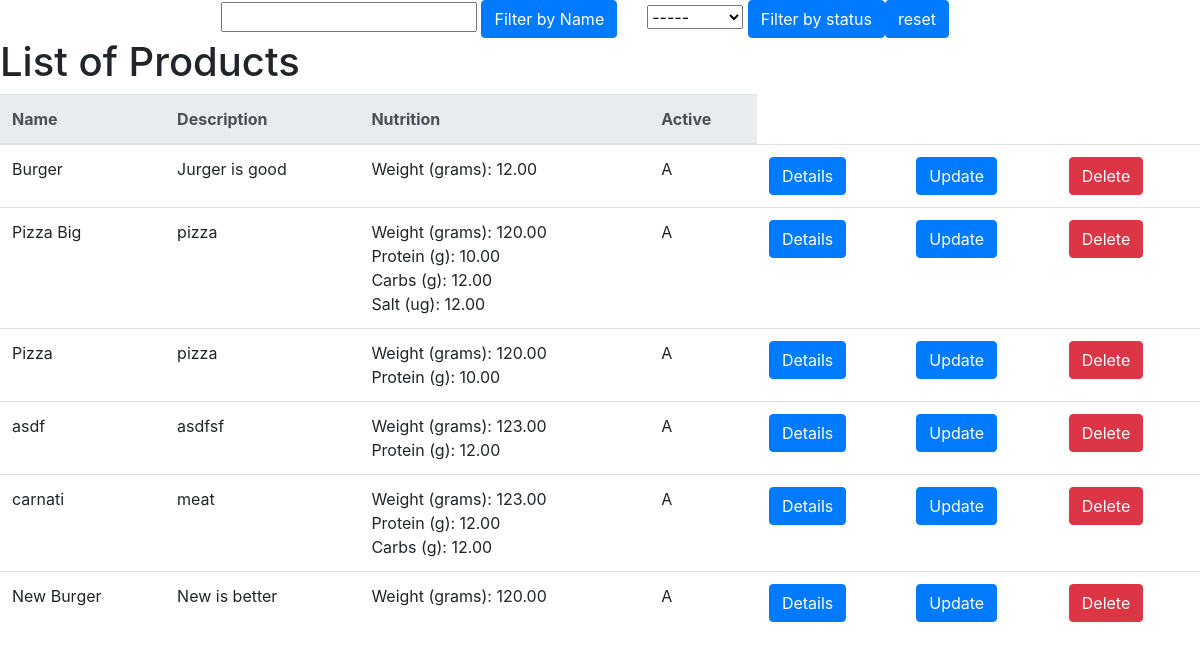
Screenshot of /products-list/ (signed in) with the database file from the repository.
### foodCMS/models.py (models this page shows, shortened)
class Products(models.Model):
    PROD_STATUS = (
        ('A','ACTIVE'),
        ('INA','INACTIVE'),
    )
    name = models.CharField(max_length=200,verbose_name="Name")
    description = models.CharField(max_length=1000, verbose_name="Description")
    status = models.CharField(max_length=3,choices=PROD_STATUS,verbose_name="Active")

class NutriDirectory(models.Model):
    prod_id = models.ForeignKey(Products, on_delete=models.CASCADE)
    nutri_info_id = models.ForeignKey(NutritionInfo, on_delete=models.CASCADE)
    value = models.FloatField(verbose_name="Value")
    class Meta:
        unique_together = ('prod_id', 'nutri_info_id',)
    def __str__(self):
        return "{} ({}): {:.2f}".format(self.nutri_info_id.name,
                                        self.nutri_info_id.unit,
                                        self.value)

class NutritionInfo(models.Model):
    name = models.CharField(max_length=50,verbose_name="Name")
    unit = models.CharField(max_length=50,verbose_name="Unit")

### foodCMS/views.py (the view)
# urls.py: path('products-list/', views.ProductsListView.as_view(),
@method_decorator(login_required, name="dispatch")
class ProductsListView(ListView):
    model = Products
    template_name = 'foodCMS/products/prodcutslist.html'
    def get_queryset(self):
        status_filter = self.request.GET.get('status', 'none')
        name_filter = self.request.GET.get('name','none')
        if status_filter != 'none':
            context = Products.objects.filter(status=status_filter)
        elif name_filter != 'none':
            context = Products.objects.filter(name__icontains=name_filter)
        else:
            context = Products.objects.all()
        return context
    def get_context_data(self, **kwargs):
        kwargs = super(ProductsListView, self).get_context_data(**kwargs)
        nutri_directory = NutriDirectory.objects.all()
        kwargs.update({
            'nutri_directory': nutri_directory
        })
        return kwargs

### foodCMS/templates/foodCMS/products/prodcutslist.html (shortened to what this page needs)
{% extends "../base.html" %}
{% block maincontent %}
<nav class="nav justify-content-center">
    <ul class="nav">
        <li class="nav-item" style="margin-right:30px">
            <form method="get"/>
                <input type="text" name='name'></input>
                <input type="submit" value="Filter by Name" class="btn btn-primary"></input>
        </li>
        <li class="nav-item">
            <form method="get"/>
                <select name="status" id="statusSelect">
                    <option value="none">-----</option>
                </select>
                <input type="submit" value="Filter by status" class="btn btn-primary"></input>
        </li>
        <li class="nav-item" style="margin-right:30px">
            <form method="get"/>
                <input type="submit" value="reset" name="submit" class="btn btn-primary"></input>
        </li>
    </ul>
</nav>
<h1>List of Products</h1>
<table class="table">
    <tr>
        <thead class="thead-light">
            <tr>
                <th scope="col">Name</th>
                <th scope="col">Description</th>
                <th scope="col">Nutrition</th>
                <th scope="col">Active</th>
            </tr>
        </thead>
        <tbody>
                {% for product in object_list %}
                <tr>
                    <td>{{product.name}}</td>
                    <td>{{product.description}}</td>
                    <td>
                        {% for info in nutri_directory %}
                                {% if info.prod_id == product %}
                                    {{info}}<br>
                                {% endif %}
                        {% endfor %}
                    </td>
                    <td>{{product.status}}</td>
                    <td><a class="btn btn-primary" href="{% url 'products-details' product.id  %}">
                            Details
                        </a>
                    </td>
                    <td><a class="btn btn-primary" href="{% url 'products-update' product.id  %}">
                            Update
                        </a>
                    </td>
                    <td><a class="btn btn-danger" href="{% url 'products-delete' product.id  %}">
                            Delete
                        </a>
                    </td>
                </tr>
                {% endfor %}
        </tbody>
</table>
{% endblock %}

### rows the page displays
Products: name "Burger", description "Jurger is good", status "A"
NutriDirectory: nutri_info_id+value "Weight (grams): 12.00"
Products: name "Pizza Big", description "pizza", status "A"
NutriDirectory: nutri_info_id+value "Weight (grams): 120.00"
NutriDirectory: nutri_info_id+value "Protein (g): 10.00"
NutriDirectory: nutri_info_id+value "Carbs (g): 12.00"
NutriDirectory: nutri_info_id+value "Salt (ug): 12.00"
Products: name "Pizza", description "pizza", status "A"
NutriDirectory: nutri_info_id+value "Weight (grams): 120.00"
NutriDirectory: nutri_info_id+value "Protein (g): 10.00"
Products: name "asdf", description "asdfsf", status "A"
NutriDirectory: nutri_info_id+value "Weight (grams): 123.00"
NutriDirectory: nutri_info_id+value "Protein (g): 12.00"
Products: name "carnati", description "meat", status "A"
NutriDirectory: nutri_info_id+value "Weight (grams): 123.00"
NutriDirectory: nutri_info_id+value "Protein (g): 12.00"
NutriDirectory: nutri_info_id+value "Carbs (g): 12.00"
Products: name "New Burger", description "New is better", status "A"
NutriDirectory: nutri_info_id+value "Weight (grams): 120.00"
